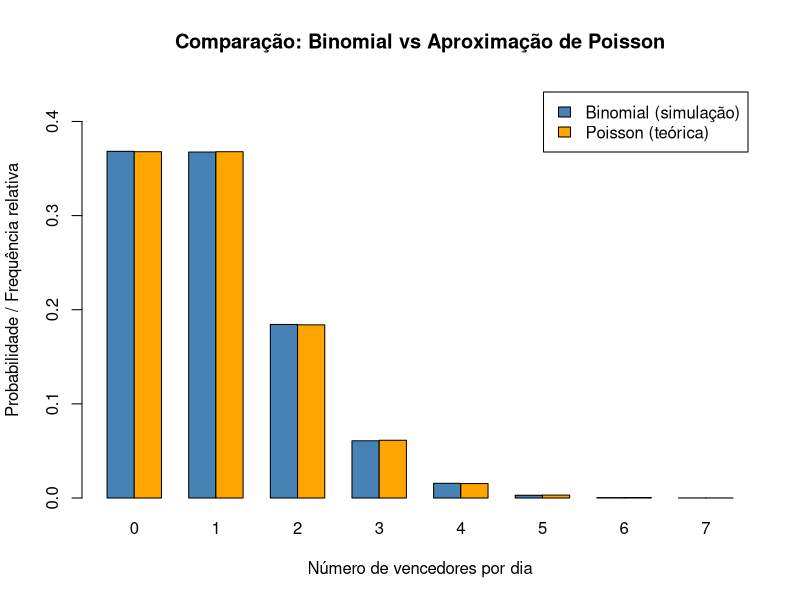

The R source for this figure:

#========== Item 1: PMF exata e aproximação de Poisson ==========# 
# Parâmetros
n <- 1e7
p <- 1e-7
lambda <- n * p

# Valores possíveis de X
k <- 0:7

# PMF exata (Binomial)
pmf_bin <- dbinom(k, size = n, prob = p)

# PMF aproximada (Poisson)
pmf_pois <- dpois(k, lambda = lambda)

# Comparação em tabela
pmf_table <- data.frame(
  k = k,
  Binomial = pmf_bin,
  Poisson = pmf_pois
)

pmf_table

# Esperança e variância exatas (Binomial)
E_bin <- n * p
Var_bin <- n * p * (1 - p)

# Esperança e variância aproximadas (Poisson)
E_pois <- lambda
Var_pois <- lambda

# Resultados
stats <- data.frame(
  Distribuicao = c("Binomial", "Poisson"),
  Esperanca = c(E_bin, E_pois),
  Variancia = c(Var_bin, Var_pois)
)

stats

#========== Item 2: Valor esperado e variância ==========#
# Esperança e variância exatas (Binomial)
E_bin <- n * p
Var_bin <- n * p * (1 - p)

# Esperança e variância aproximadas (Poisson)
E_pois <- lambda
Var_pois <- lambda

# Resultados
stats <- data.frame(
  Distribuicao = c("Binomial", "Poisson"),
  Esperanca = c(E_bin, E_pois),
  Variancia = c(Var_bin, Var_pois)
)

stats

#========== Item 3:Probabilidade de você receber o prêmio ==========#

# Valores possíveis de W
w <- 0:20

# Probabilidade de receber o prêmio
prob_receber <- sum((1 / (1 + w)) * dpois(w, lambda = 1))

prob_receber

set.seed(123)

Nsim <- 1e6
W_sim <- rpois(Nsim, lambda = 1)

prob_sim <- mean(1 / (1 + W_sim))
prob_sim

#==========Item 4: Simulação e comparação visual==========#
# Parâmetros do problema
n <- 1e7          # número de visitantes por dia
p <- 1e-7         # probabilidade individual
lambda <- n * p   # parâmetro da Poisson
Nsim <- 200000    # número de simulações

set.seed(123)

# Simulações
X_bin <- rbinom(Nsim, size = n, prob = p)
X_pois <- rpois(Nsim, lambda = lambda)

# Valores possíveis (foco nos mais prováveis)
k <- 0:7

# Frequências empíricas
freq_bin <- table(factor(X_bin, levels = k)) / Nsim
freq_pois <- table(factor(X_pois, levels = k)) / Nsim

# PMF teórica da Poisson
pmf_pois <- dpois(k, lambda)

# Gráfico comparativo
barplot(
  rbind(freq_bin, pmf_pois),
  beside = TRUE,
  names.arg = k,
  col = c("steelblue", "orange"),
  legend.text = c("Binomial (simulação)", "Poisson (teórica)"),
  ylim = c(0, max(freq_bin, pmf_pois) * 1.2),
  xlab = "Número de vencedores por dia",
  ylab = "Probabilidade / Frequência relativa",
  main = "Comparação: Binomial vs Aproximação de Poisson"
)
